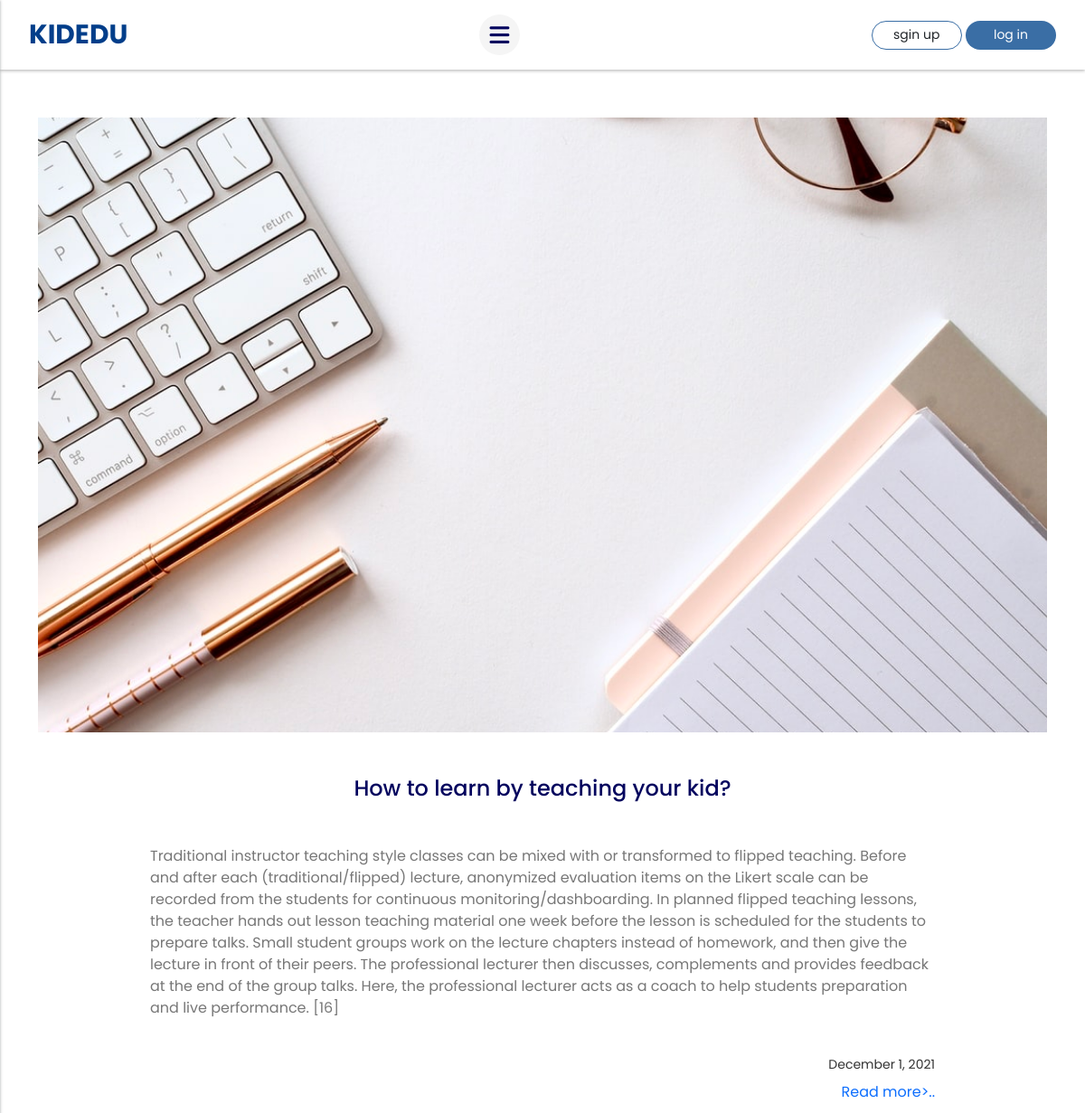
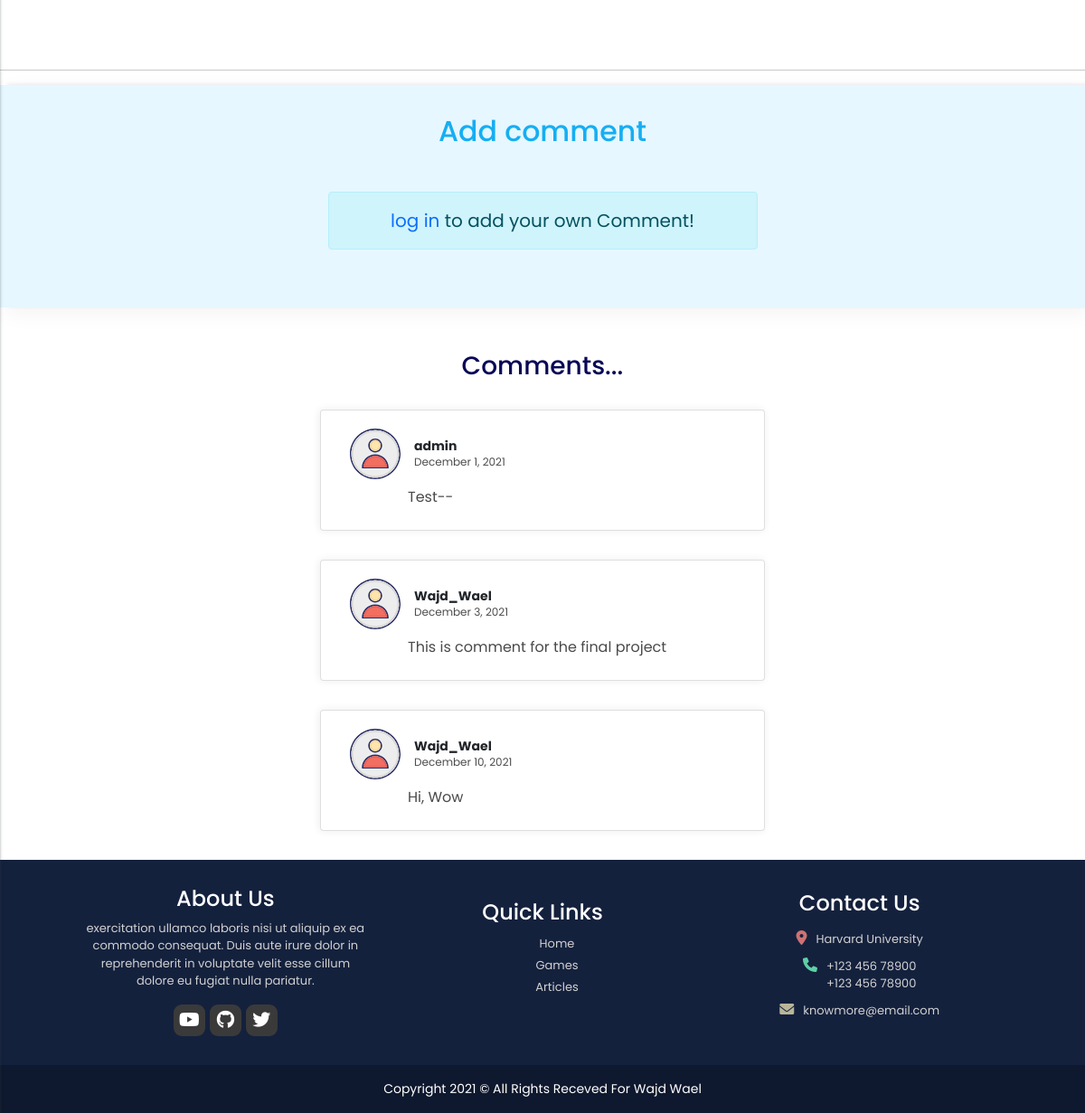
Page /kidedu/article/7/view_page on the committed database (2 pictures, top to bottom).
### kidedu/models.py (models this page shows, shortened)
class Article(models.Model):
    title = models.CharField(max_length=200, blank="False", null="False")
    image = models.ImageField(blank="False", null="False")
    description = models.TextField(blank="False", null="False")
    date = models.DateTimeField(auto_now_add=True)
    link = models.CharField(max_length=500, blank='False', null='False')

class Comment(models.Model):
    author = models.ForeignKey(User, on_delete=models.CASCADE)
    article = models.ForeignKey(
        Article, on_delete=models.CASCADE, related_name="comments")
    body = models.TextField()
    date_added = models.DateTimeField(auto_now_add=True)

### kidedu/views.py (the view)
# urls.py: path("kidedu/article/<int:id>/view_page",
def view_page(request, id):
    article = Article.objects.get(id=id)
    context = {
        "article": article,
        "comment_form": AddComment(),
        "comments": article.comments.all()
    }
    return render(request, "kidedu/view-page.html", context)

### kidedu/templates/kidedu/view-page.html (shortened to what this page needs)
{% extends "kidedu/layout.html" %}
{% load static %}
{% block body %}
    <section class="view_page">
        <div class="container">
            <img src="/static{{article.image.url}}">
            <div class="text">
            <h1>{{article.title}}</h1>
            <p>{{article.description}}</p>
            <span>{{article.date|date:"F j, Y"}}</span>
            <a href="{{article.link}}">Read more>..</a>
        </div>
    </section>
<hr>
    <div class="model-main">
        <div class="container">
                <h1>Add comment</h1>
                <div class="modal-container">
                    {% if user.is_authenticated %}
                    <form action="{% url 'comments' article.id %}" method="POST">
                        {% csrf_token %}
                        {{comment_form}}
                        <button class="btn comment_btn search">Add Comment</button>
                    </form>
                    {% else %}
                    <div class="alert alert-info my-5 login_message" style="margin: auto; text-align: center; max-width: 475px;">
                        <a href="{% url 'log_in' %}">log in</a> to add your own Comment!
                    </div>
                    {% endif %}
                </div>
        </div>
    </div>
    {% if article.comments.count == 0 %}
    <div class="container">
        <div class="alert alert-info my-5" style="margin: auto; text-align: center; max-width: 475px;">
            <h6>No comments Yet.. Start the first comment!</h6>
        </div>
    </div>
    {% else %}
    <h3 class="comment_title">Comments...</h3>
    {% endif %}
    <div class="cards_comment">
        {% for comment in comments %}
        <div class="card">
            <div class="card-title">
                <div class="data">
                    <img src="/static/kidedu/images/comment.svg" alt="">
                    <div class="title-comment">
                        <h5>{{comment.author}}</h5>
                        <span>{{comment.date_added|date:"F j, Y"}}</span>
                    </div>
                </div>
                <p>{{comment.body}}</p>
            </div>
        </div>
        {% endfor %}
    </div>
{% endblock %}

### kidedu/static/kidedu/style.css (style rules this page uses)
.text { width: 410px; }
.cards_comment .card { margin: 2rem auto; box-shadow: rgb(0 0 0 / 6%) -1px 0px 8px 1px; width: 90%; background: #ffffff; border-radius: 0.25rem; max-width: 492px; }
.cards_comment .data { padding: 1.25rem 2rem 0.5rem 2rem; display: flex; }
.cards_comment img { width: 56px; }
.title-comment { margin-left: 15px; display: flex; flex-direction: column; justify-content: center; }
.comment_title { text-align: center; padding: 3rem 0 0 0; color: #080856; }
.cards_comment h5 { margin: 0; font-weight: 700; font-size: 14px; }
.cards_comment span { font-size: 12px; color: #4d4d4d; }
.cards_comment p { padding: 0 0 0 6rem; color: #4b4a4a; }
.view_page { padding-top: 130px; }
.view_page img { width: 100%; object-fit: cover; height: 600px; object-position: center; }
.view_page img { width: 100%; height: 680px; object-fit: cover; }
.view_page .text { width: 100%; margin: auto; max-width: 900px; padding: 0 1rem 4rem 1rem; }
.view_page h1 { margin: 3rem 0; color: var(--heading-clr); text-align: center; font-size: 24px; }
.view_page p { color: #777; }
.view_page .text span { font-weight: 400; display: flex; justify-content: end; margin-top: 2.5rem; font-size: 14px; color: #333; }
.view_page .text a { padding: 0.5rem 0; display: flex; justify-content: end; }
.model-main { padding: 1rem; box-shadow: rgb(0 0 0 / 5%) 6px 6px 24px 0px, rgb(0 0 0 / 8%) 8px -1px 4px 0px; background: #e6f7ff; }
.model-main h1 { text-align: center; font-size: 1.98rem; margin: 1rem 0; color: #16aef2; }

### kidedu/static/kidedu/main.css (style rules this page uses)
:root { --heading-clr: #03045e; --grean-blue: #00b4d8; --main-blue: #023e8a; --bars-clr: #03045e; --buttons: #3a6ea5; --text-clr: #d1d1d1; --btn-clr: #3a3a3a; --red: #cb0b0a; --arrows-clr: #023e8a; --bullet-clr: #03045e; --head-btn: #ffc300; --title-clr: #4a4e69; --span-clr: #ee6c4d; --clr-p: hsl(209, 61%, 16%); }
* { box-sizing: border-box; margin: 0; padding: 0; }
body { font-family: "Poppins", sans-serif; }
a { text-decoration: none; }
.login_message { margin: auto; font-size: 1.25rem; display: block; width: 100%; max-width: 475px; text-align: center; }

### rows in the picture
Article: image (picture), title "How to learn by teaching your kid?", description "Traditional instructor teaching style classes can be mixed with or transformed to flipped teaching. Before and after each (traditional/flipped) lecture, anonymized evaluation items on the Likert scale can be recorded from the students for continuous monitoring/dashboarding. In planned flipped teaching lessons, the teacher hands out lesson teaching material one week before the lesson is scheduled for the students to prepare talks. Small student groups work on the lecture chapters instead of homework, and then give the lecture in front of their peers. The professional lecturer then discusses, complements and provides feedback at the end of the group talks. Here, the professional lecturer acts…", date "December 1, 2021"
Comment: author "admin", date_added "December 1, 2021", body "Test--"
Comment: author "Wajd_Wael", date_added "December 3, 2021", body "This is comment for the final project"
Comment: author "Wajd_Wael", date_added "December 10, 2021", body "Hi, Wow"
